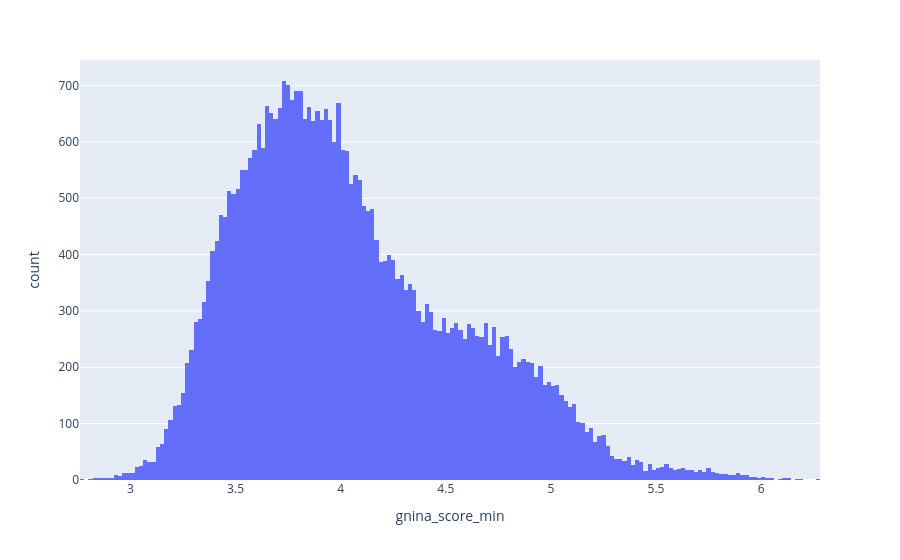

The notebook cell this image was saved under:
### Code cell
px.histogram(df, x="gnina_score_min")

### Figure 1 — Plotly figure (JSON) as saved in the notebook; plotly's stock layout.template omitted (floating-point values rounded to 4 significant figures; data arrays with more than 128 entries replaced by an {"elided": "..."} marker saying what was removed)
{"data": [{"bingroup": "x", "hovertemplate": "gnina_score_min=%{x}<br>count=%{y}<extra></extra>", "legendgroup": "", "marker": {"color": "#636efa", "pattern": {"shape": ""}}, "name": "", "orientation": "v", "showlegend": false, "type": "histogram", "x": {"elided": "39433 float values"}, "xaxis": "x", "yaxis": "y"}], "layout": {"barmode": "relative", "legend": {"tracegroupgap": 0}, "margin": {"t": 60}, "xaxis": {"anchor": "y", "domain": [0, 1], "title": {"text": "gnina_score_min"}}, "yaxis": {"anchor": "x", "domain": [0, 1], "title": {"text": "count"}}}}
